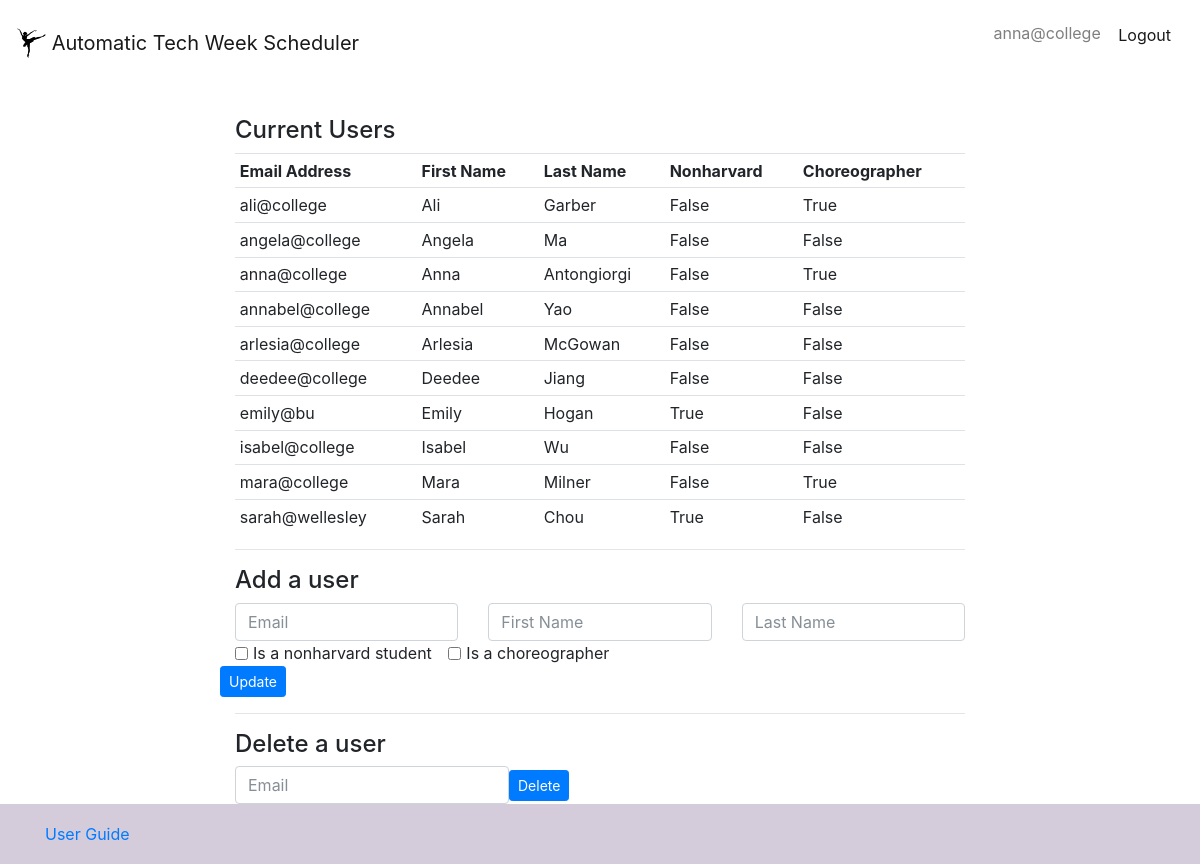
Screenshot of /add_users (signed in) with the database file from the repository.
### db_manager.py (models this page shows)
class _Dancer(_Base):
  __tablename__ = 'dancers'
  id = Column(Integer, primary_key=True)
  username = Column(String)
  firstname = Column(String)
  lastname = Column(String)
  availability = Column(String)
  password = Column(String)
  nonharvard = Column(Boolean)
  choreographer = Column(Boolean)
  dancers = Column(String)

### views.py (the view)
@app.route("/add_users", methods=['GET', 'POST'])
@login_required
def add_users():
  user_id = fk.request.cookies.get('user_id')
  if fk.request.method == 'POST':
    print (fk.request.form)
    if "update" in fk.request.form:
      print ('update in')
      user_data = {}
      user_data["firstname"] = fk.request.form["firstname"]
      user_data["lastname"]  = fk.request.form["lastname"]
      user_data["email"]  = fk.request.form["email"]
      if 'nonharvard' in fk.request.form:
        user_data['nonharvard'] = True
      else:
        user_data['nonharvard'] = False
      if 'choreographer' in fk.request.form:
        user_data['choreographer'] = True
      else:
        user_data['choreographer'] = False
      dm.add_user(user_data)
      db_list = dm.get_user_data_list()
      return fk.render_template('add_user.html', data_list = db_list, user_name=user_id)
  elif fk.request.method == 'GET':
    print ('fk get')
    db_list = dm.get_user_data_list()
    return fk.render_template('add_user.html', data_list = db_list, user_name=user_id)

### db_manager.py (called while the page is built)
def is_valid_user(username):
  s = _session()
  try:
    user = s.query(_Dancer).filter_by(username=username).one()
  except:
    return False
  else:
    return True

def get_user_data_list():
  class Dummy:
    def __init__(self, username, firstname, lastname, nonharvard, choreographer, dancers, availability):
      self.username = username
      self.firstname = firstname
      self.lastname = lastname
      self.nonharvard = nonharvard
      self.choreographer = choreographer
      self.dancers = dancers
      self.availability = availability
  s = _session()
  q = s.query(_Dancer)
  db_list = []
  for u in q:
    if u.username != 'harvardballetcompany@gmail.com':
      db_list.append(Dummy(u.username, u.firstname, u.lastname, u.nonharvard, u.choreographer, u.dancers, u.availability))
  return sorted(db_list, key = lambda x: x.firstname)

### views.py (called while the page is built)
def login_required(f):
  @wraps(f)
  def wrapper(*args, **kwargs):
    name = fk.request.cookies.get('user_id')
    if not dm.is_valid_user(name):
      return "You need to login first", 401
    else:
      return f(*args, **kwargs)
  return wrapper

### templates/add_user.html (shortened to what this page needs)
{% extends "base.html" %}
{% block content %}
    <h4>Current Users</h4>
    <div>
    <table class="table table-sm">
    <tr>
      <th scope="col"><fn>Email Address</fn></th>
      <th scope="col"><fn>First Name</fn></th>
      <th scope="col"><fn>Last Name</fn></th>
      <th scope="col"><fn> Nonharvard</fn></th>
      <th scope="col"><fn> Choreographer </fn></th>
     </tr>
      {% for d in data_list %}
        <tr>
          <td><fn>{{d.username}} </fn></td>
          <td><fn>{{d.firstname}} </fn></td>
          <td><fn>{{d.lastname}} </fn></td>
          <td><fn>{{d.nonharvard}} </fn></td>
          <td><fn>{{d.choreographer}} </fn></td>
        </tr>
      {% endfor %}
    </table>
  </div>
  <hr>
  <form action="/add_users", method="post">
    <h4> Add a user </h4>
    <div class="row">
      <div class="col">
        <input type="text" class="form-control" name="email" value="" placeholder="Email">
      </div>
      <div class="col">
        <input type="text" class="form-control" name="firstname" value="" placeholder="First Name">
      </div>
      <div class="col">
        <input type="text" class="form-control" name="lastname" value="" placeholder="Last Name">
      </div>
    </div>
    <div class="form-check form-check-inline">
      <input class="form-check-input" name = "nonharvard" type="checkbox" id="inlineCheckbox1" value="">
      <label class="form-check-label" for="inlineCheckbox1">Is a nonharvard student</label>
    </div>
    <div class="form-check form-check-inline">
      <input class="form-check-input" name = "choreographer" type="checkbox" id="inlineCheckbox2" value="">
      <label class="form-check-label" for="inlineCheckbox2">Is a choreographer</label>
    </div>
    <div class = "row">
      <input class="btn btn-primary btn-sm" type="submit" name="update" value="Update">
    </div>
  </form>
  <hr>
  <h4> Delete a user </h4>
  <form action="/delete_user", method="post" class="form-inline">
    <input type="text" class = "form-control" name="username" value="" placeholder="Email">
    <input class="btn btn-primary btn-sm" type="submit" value="Delete">
  </form>
{% endblock %}

### templates/base.html (shortened to what this page needs)
<!DOCTYPE html>
<html lang="en">
  <head>
    {% block head %}
    <link href="/static/css/bootstrap.min.css" rel="stylesheet">
    <link href="../static/custom_style.css" rel="stylesheet">
    {% endblock %}
  </head>
  <body>
    <nav class="navbar navbar-light bg-faded navbar-custom">
      <a class="navbar-brand" href="/index">
        <img src="../static/images/ballet.jpg" width="30" height="30" class="d-inline-block align-top" alt="">
        Automatic Tech Week Scheduler
      </a>
      <div class = "nav navbar-nav navbar-right">
        <p class="navbar-text">{{user_name}}
        <a href="/logout" class="btn btn-default navbar-btn"" role="button">Logout</a>
        </p>
      </div>
    </nav>
    <div class="container">
        <div class="row">
          <div class="col-sm-8 col-center">
            {% block content %}{% endblock %}
          </div>
        </div>
    </div>
    <footer class="footer">
      <div class="container">
        <span class="text-muted">
          <a href="/userguide">User Guide</a>
        </span>
      </div>
    </footer>
  </body>
</html>

### static/custom_style.css (style rules this page uses)
html { position: relative; min-height: 100%; }
body { margin-bottom: 60px; }
.col-center { float: none; margin-right: auto; margin-left: auto; }
.footer { position: absolute; bottom: 0; width: 100%; height: 60px; line-height: 60px; background-color: rgb(212, 203, 219); }
.navbar-custom { margin-bottom: 30px; }

### rows the page displays
_Dancer: username "anna@college", firstname "Anna", lastname "Antongiorgi", nonharvard "False", choreographer "True"
_Dancer: username "ali@college", firstname "Ali", lastname "Garber", nonharvard "False", choreographer "True"
_Dancer: username "angela@college", firstname "Angela", lastname "Ma", nonharvard "False", choreographer "False"
_Dancer: username "annabel@college", firstname "Annabel", lastname "Yao", nonharvard "False", choreographer "False"
_Dancer: username "arlesia@college", firstname "Arlesia", lastname "McGowan", nonharvard "False", choreographer "False"
_Dancer: username "deedee@college", firstname "Deedee", lastname "Jiang", nonharvard "False", choreographer "False"
_Dancer: username "emily@bu", firstname "Emily", lastname "Hogan", nonharvard "True", choreographer "False"
_Dancer: username "isabel@college", firstname "Isabel", lastname "Wu", nonharvard "False", choreographer "False"
_Dancer: username "mara@college", firstname "Mara", lastname "Milner", nonharvard "False", choreographer "True"
_Dancer: username "sarah@wellesley", firstname "Sarah", lastname "Chou", nonharvard "True", choreographer "False"
